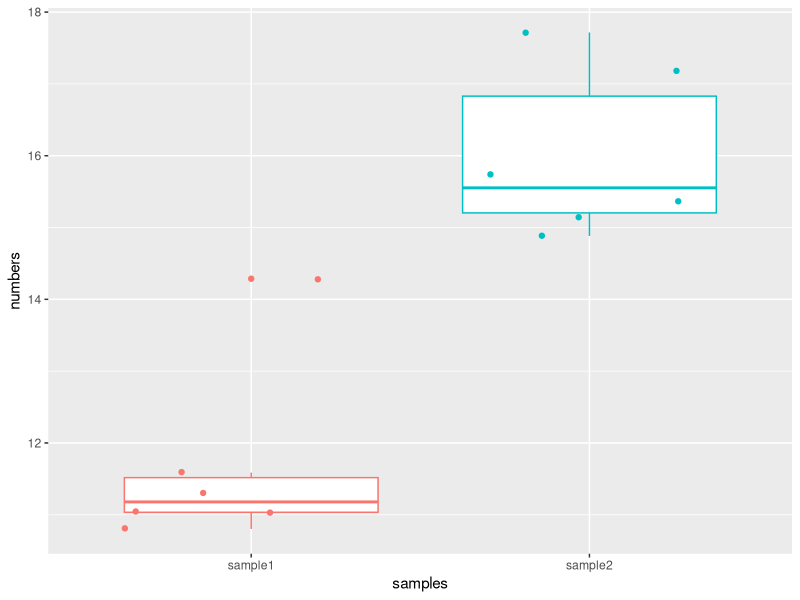
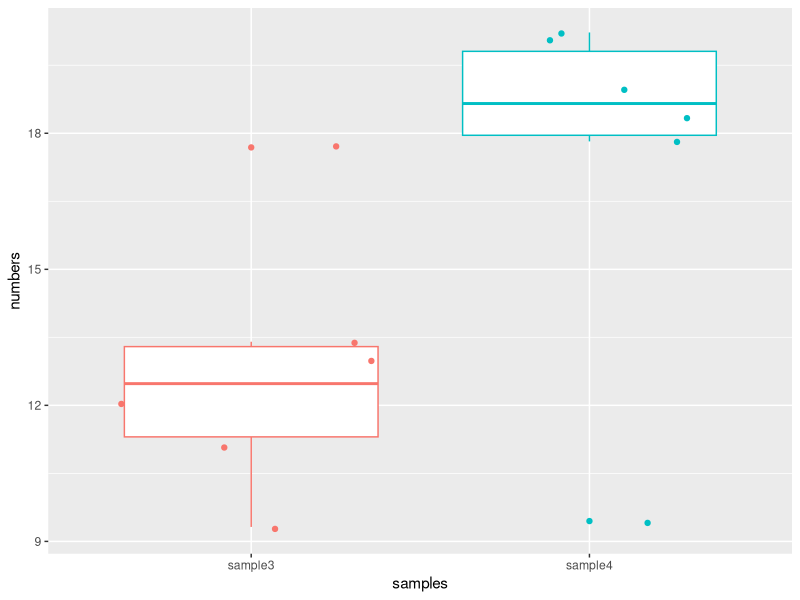
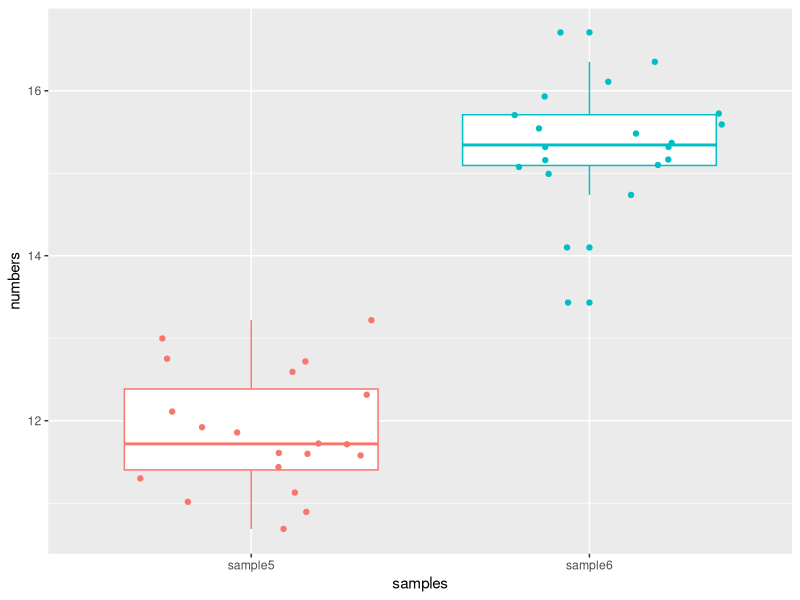
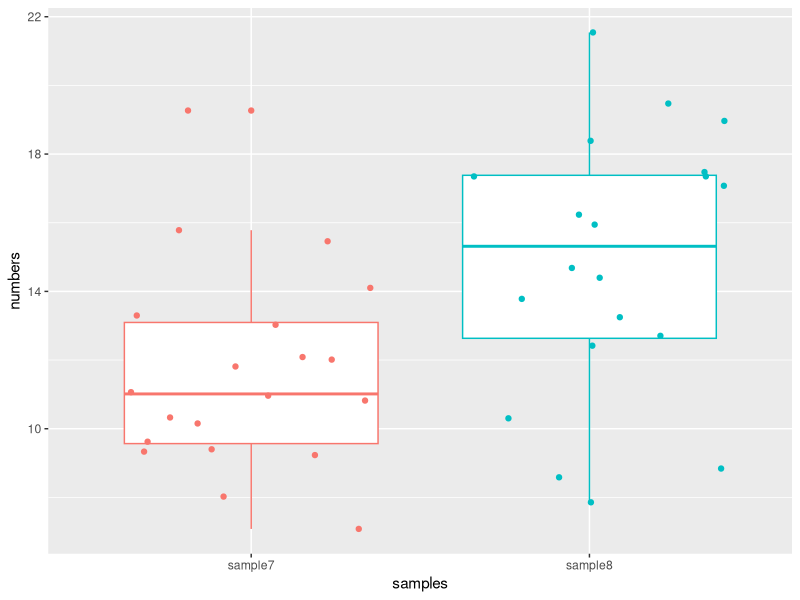

The R source for these figures, in order: (Note: this script raises an error after producing the figures.)
## ---- chunk 1
knitr::opts_chunk$set(echo = TRUE)
knitr::opts_knit$set(root.dir = "~/Documents/UMBio201/Lab3/")
## ---- chunk 2
library(tidyverse)
library(readxl)
library(broom)
library(cowplot)
set.seed(7)
## ---- chunk 3
sample1 <- rnorm(6, mean=12, sd = 1) #vector1 

sample2 <- rnorm(6, mean=15, sd = 1) #vector2 

df1 <- cbind(sample1, sample2) %>% #combine vectors into dataframe
  as.data.frame() %>% 
  gather(key = "samples", value = "numbers") %>% #make long format
  mutate(samples = as.factor(samples)) #convert to factor for plot

plot1 <- ggplot(data = df1, aes(x = samples, #plot data frame 
                     y = numbers)) + 
  geom_boxplot(aes(color = samples)) + #shows median & quartiles 
  geom_jitter(aes(color = samples)) + #jitter = individual points per category 
  theme(legend.position = "none")
plot1 #view plot
## ---- chunk 4
sample3 <- rnorm(6, mean=12, sd = 3) 
sample4 <- rnorm(6, mean=15, sd = 4) 

df2 <- cbind(sample3, sample4) %>% #combine vectors into dataframe
  as.data.frame() %>% 
  gather(key = "samples", value = "numbers") %>% #make long format
  mutate(samples = as.factor(samples)) #convert to factor for plot

plot2 <- ggplot(data = df2, aes(x = samples, #plot data frame 
                     y = numbers)) + 
  geom_boxplot(aes(color = samples)) + 
  geom_jitter(aes(color = samples)) + 
  theme(legend.position = "none")
plot2
## ---- chunk 5
sample5 <- rnorm(20, mean=12, sd = 1) 
sample6 <- rnorm(20, mean=15, sd = 1) 

df3 <- cbind(sample5, sample6) %>% #combine vectors into dataframe
  as.data.frame() %>% 
  gather(key = "samples", value = "numbers") %>% 
  mutate(samples = as.factor(samples)) 

plot3 <- ggplot(data = df3, aes(x = samples, #plot data frame 
                     y = numbers)) + 
  geom_boxplot(aes(color = samples)) + 
  geom_jitter(aes(color = samples)) + 
  theme(legend.position = "none")
plot3
## ---- chunk 6
sample7 <- rnorm(20, mean=12, sd = 3) 
sample8 <- rnorm(20, mean=15, sd = 4) 

df4 <- cbind(sample7, sample8) %>% #combine vectors into dataframe
  as.data.frame() %>% 
  gather(key = "samples", value = "numbers") %>% 
  mutate(samples = as.factor(samples)) 

plot4 <- ggplot(data = df4, aes(x = samples, #plot data frame 
                     y = numbers)) + 
  geom_boxplot(aes(color = samples)) + 
  geom_jitter(aes(color = samples)) + 
  theme(legend.position = "none")
plot4
## ---- chunk 7
# combined four plots into one with multiple panels 
combined_plots <- plot_grid(plot1, plot2, plot3, plot4, 
                            nrow = 2 , ncol = 2)
# this function does the saving
save_plot(combined_plots, 
          nrow = 2 , ncol = 2, 
          filename = "figures/example_plots.pdf")
